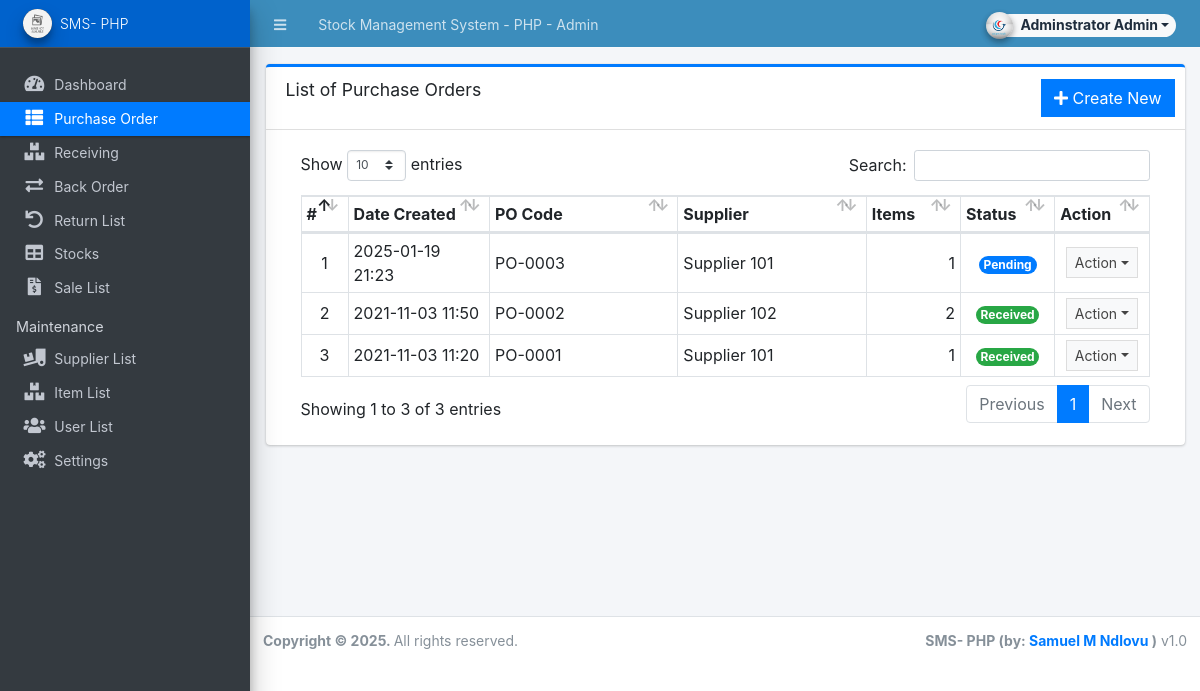
Page /admin/?page=purchase_order (signed in) on the earlier database version.
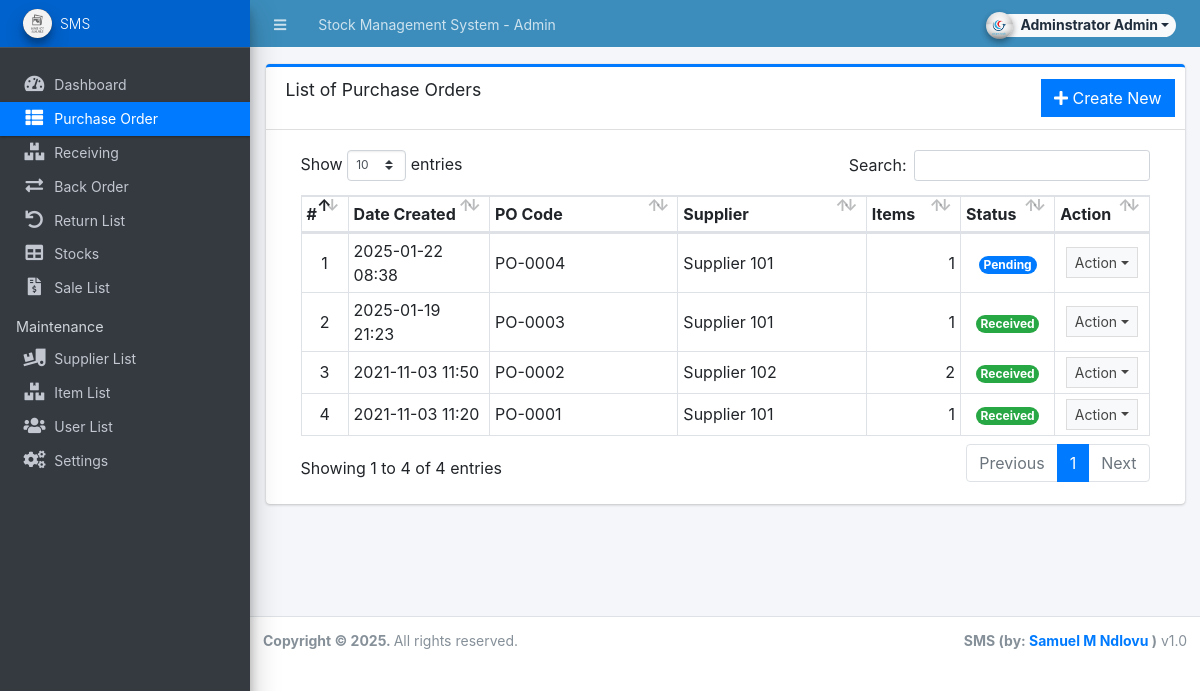
Same page on the later database version.
### tables this page shows
CREATE TABLE `purchase_order_list` (
  `id` int(30) NOT NULL,
  `po_code` varchar(50) NOT NULL,
  `supplier_id` int(30) NOT NULL,
  `amount` float NOT NULL,
  `discount_perc` float NOT NULL DEFAULT 0,
  `discount` float NOT NULL DEFAULT 0,
  `tax_perc` float NOT NULL DEFAULT 0,
  `tax` float NOT NULL DEFAULT 0,
  `remarks` text NOT NULL,
  `status` tinyint(4) NOT NULL DEFAULT 0 COMMENT '0 = pending, 1 = partially received, 2 =received',
  `date_created` datetime NOT NULL DEFAULT current_timestamp(),
  `date_updated` datetime NOT NULL DEFAULT current_timestamp() ON UPDATE current_timestamp()
);

CREATE TABLE `supplier_list` (
  `id` int(30) NOT NULL,
  `name` text NOT NULL,
  `address` text NOT NULL,
  `cperson` text NOT NULL,
  `contact` text NOT NULL,
  `status` tinyint(1) NOT NULL DEFAULT 1,
  `date_created` datetime NOT NULL DEFAULT current_timestamp(),
  `date_updated` datetime NOT NULL DEFAULT current_timestamp() ON UPDATE current_timestamp()
);

### config.php (called while the page is built, shortened)
<?php
require_once('classes/DBConnection.php');
require_once('classes/SystemSettings.php');
function validate_image($file){
	if(!empty($file)){
        $ex = explode('?',$file);
        $file = $ex[0];
        $param =  isset($ex[1]) ? '?'.$ex[1]  : '';
		if(is_file(base_app.$file)){
			return base_url.$file.$param;
		}else{
			return base_url.'dist/img/no-image-available.png';
		}
	}else{
		return base_url.'dist/img/no-image-available.png';
	}
}
function isMobileDevice(){
    $aMobileUA = array(
        '/iphone/i' => 'iPhone',
        '/ipod/i' => 'iPod',
        '/ipad/i' => 'iPad',
        '/android/i' => 'Android',
        '/blackberry/i' => 'BlackBerry',
        '/webos/i' => 'Mobile'
    );
    return false;
}
?>

### classes/DBConnection.php (called while the page is built, shortened)
<?php
class DBConnection{
    private $host = DB_SERVER;
    private $username = DB_USERNAME;
    private $password = DB_PASSWORD;
    private $database = DB_NAME;
    public $conn;
    public function __construct(){
        if (!isset($this->conn)) {
            $this->conn = new mysqli($this->host, $this->username, $this->password, $this->database);
        }
    }
}
?>

### classes/SystemSettings.php (called while the page is built, shortened)
<?php
class SystemSettings extends DBConnection{
	function info($field=''){
		if(!empty($field)){
			if(isset($_SESSION['system_info'][$field]))
				return $_SESSION['system_info'][$field];
			else
				return false;
		}else{
			return false;
		}
	}
}
$_settings = new SystemSettings();
?>

### admin/purchase_order/index.php (the view, shortened to what the changed rows need)
<div class="card card-outline card-primary">
	<div class="card-header">
		<h3 class="card-title">List of Purchase Orders</h3>
        <div class="card-tools">
			<a href="<?php echo base_url ?>admin/?page=purchase_order/manage_po" class="btn btn-flat btn-primary"><span class="fas fa-plus"></span>  Create New</a>
		</div>
	</div>
	<div class="card-body">
		<div class="container-fluid">
        <div class="container-fluid">
			<table class="table table-bordered table-stripped">
                    <colgroup>
                        <col width="5%">
                        <col width="15%">
                        <col width="20%">
                        <col width="20%">
                        <col width="10%">
                        <col width="10%">
                        <col width="10%">
                    </colgroup>
                    <thead>
                        <tr>
                            <th>#</th>
                            <th>Date Created</th>
                            <th>PO Code</th>
                            <th>Supplier</th>
                            <th>Items</th>
                            <th>Status</th>
                            <th>Action</th>
                        </tr>
                    </thead>
                    <tbody>
                        <?php
                        $i = 1;
                        $qry = $conn->query("SELECT p.*, s.name as supplier FROM `purchase_order_list` p inner join supplier_list s on p.supplier_id = s.id order by p.`date_created` desc");
                        while($row = $qry->fetch_assoc()):
                            $row['items'] = $conn->query("SELECT count(item_id) as `items` FROM `po_items` where po_id = '{$row['id']}' ")->fetch_assoc()['items'];
                        ?>
                            <tr>
                                <td class="text-center"><?php echo $i++; ?></td>
                                <td><?php echo date("Y-m-d H:i",strtotime($row['date_created'])) ?></td>
                                <td><?php echo $row['po_code'] ?></td>
                                <td><?php echo $row['supplier'] ?></td>
                                <td class="text-right"><?php echo number_format($row['items']) ?></td>
                                <td class="text-center">
                                    <?php if($row['status'] == 0): ?>
                                        <span class="badge badge-primary rounded-pill">Pending</span>
                                    <?php elseif($row['status'] == 1): ?>
                                        <span class="badge badge-warning rounded-pill">Partially received</span>
                                        <?php elseif($row['status'] == 2): ?>
                                        <span class="badge badge-success rounded-pill">Received</span>
                                    <?php else: ?>
                                        <span class="badge badge-danger rounded-pill">N/A</span>
                                    <?php endif; ?>
                                </td>
                                <td align="center">
                                    <button type="button" class="btn btn-flat btn-default btn-sm dropdown-toggle dropdown-icon" data-toggle="dropdown">
                                            Action
                                    </button>
                                </td>
                            </tr>
                        <?php endwhile; ?>
                    </tbody>
                </table>
		</div>
		</div>
	</div>
</div>

### admin/inc/topBarNav.php (shortened to what the changed rows need)
<nav class="main-header navbar navbar-expand navbar-dark border border-light border-top-0  border-left-0 border-right-0 navbar-light text-sm bg-lightblue">
  <ul class="navbar-nav">
    <li class="nav-item d-none d-sm-inline-block">
      <a href="<?php echo base_url ?>" class="nav-link"><?php echo (!isMobileDevice()) ? $_settings->info('name'):$_settings->info('short_name'); ?> - Admin</a>
    </li>
  </ul>
</nav>

### admin/inc/navigation.php (shortened to what the changed rows need)
<aside class="main-sidebar sidebar-dark-primary elevation-4 sidebar-no-expand">
  <a href="<?php echo base_url ?>admin" class="brand-link bg-primary text-sm">
  <img src="<?php echo validate_image($_settings->info('logo'))?>" alt="Store Logo" class="brand-image img-circle elevation-3 bg-black" style="width: 1.8rem;height: 1.8rem;max-height: unset">
  <span class="brand-text font-weight-light"><?php echo $_settings->info('short_name') ?></span>
  </a>
</aside>

### admin/inc/footer.php (shortened to what the changed rows need)
<footer class="main-footer text-sm">
        <div class="float-right d-none d-sm-inline-block">
          <b><?php echo $_settings->info('short_name') ?> (by: <a href="mailto:samuelmndlovu2203@gmail.com" target="blank">Samuel M Ndlovu</a> )</b> v1.0
        </div>
      </footer>
    </div>

Differences in the rows shown:
added purchase_order_list: date_created "2025-01-22 08:38", po_code "PO-0004", supplier.name "Supplier 101", items "1", status "Pending"
changed purchase_order_list "PO-0003": status "Pending" → "Received"
Other differences:
$_settings->info('name'): "Stock Management System - PHP" → "Stock Management System"
$_settings->info('short_name'): "SMS- PHP" → "SMS"
text written by a page script: "Show entries Search: Showing 1 to 3 of 3 entries Previous 1 Next" → "Show entries Search: Showing 1 to 4 of 4 entries Previous 1 Next"
